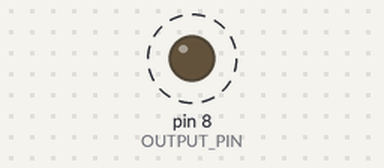
This sketch was run on a simulated Arduino Uno, built with avr-gcc and run on an emulated ATmega328P. On the bench: output pins drawn as LEDs (lit = HIGH). Dashed ring = blinking. What the sketch prints to the serial monitor is not drawn.

Above: at 0.5 s.
Timing chart, 0 to 4.6 s (numbered marks = the images above):
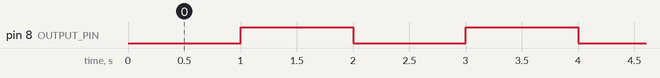

The sketch:

lab0.ino
```cpp
int OUTPUT_PIN = 8;
int OUTPUT_STATE = LOW;
int SAMPLE_PER_SWITCH = 2;
int SAMPLE_DELAY = 1000;
int globalCycleIndex = 0;
int GLOBAL_CYCLE_LIMIT = 5;

void setup() {
    pinMode(OUTPUT_PIN, OUTPUT);
    OUTPUT_STATE = LOW;
    digitalWrite(OUTPUT_PIN, OUTPUT_STATE);
    Serial.begin(9600);
}

void loop() {
    while (globalCycleIndex < GLOBAL_CYCLE_LIMIT) {

        serialSample(SAMPLE_PER_SWITCH, SAMPLE_DELAY);
        OUTPUT_STATE = !OUTPUT_STATE;

        serialSample(SAMPLE_PER_SWITCH, SAMPLE_DELAY);
        OUTPUT_STATE = !OUTPUT_STATE;

        globalCycleIndex++;

    }
}

void logCurrentState(long int tms, int pinState) {
    Serial.print(tms);
    Serial.print("\t");
    Serial.println(pinState);
}

void serialSample(int sampleCount, int sampleDelay) {
    for (int i = 0; i < sampleCount; i++) {
        digitalWrite(OUTPUT_PIN, OUTPUT_STATE);
        logCurrentState(millis(), OUTPUT_STATE);
        if (i == (sampleCount - 1)) {
            break;
        }
        delay(sampleDelay);
    }
}
```

Measured:
- by itself, pin 8 (OUTPUT_PIN): alternates HIGH for 1.0 s and LOW for 1.0 s, 9 changes in all, then stays HIGH
